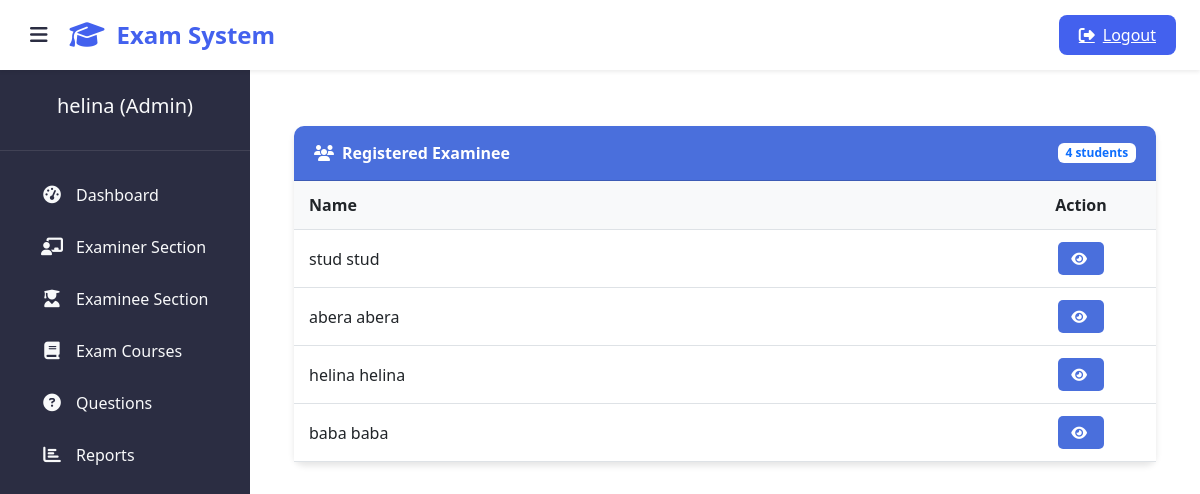
The app's page /admin-view-student-marks (signed in) with its own data.
### student/models.py (models this page shows, shortened)
class Student(models.Model):
    user=models.OneToOneField(User,on_delete=models.CASCADE)
    address = models.CharField(max_length=40)
    mobile = models.CharField(max_length=20,null=False)
    organization = models.CharField(max_length=200, null=False)
    course = models.ForeignKey(
        'exam.Course',
        on_delete=models.SET_NULL,
        null=True
    )
    @property
    def get_name(self):
        return self.user.first_name+" "+self.user.last_name

### exam/views.py (the view)
# urls.py: path('admin-view-student-marks', views.admin_view_student_marks_view,name='admin-view-student-marks'),
@login_required(login_url='adminlogin')
def admin_view_student_marks_view(request):
    students= SMODEL.Student.objects.all()
    return render(request,'exam/admin_view_student_marks.html',{'students':students})

### templates/exam/admin_view_student_marks.html (shortened to what this page needs)
{% extends 'exam/adminbase.html' %}
{% block content %}
{%load static%}
<head>
  <link href="https://cdn.jsdelivr.net/npm/bootstrap@5.3.0/dist/css/bootstrap.min.css" rel="stylesheet">
  <link rel="stylesheet" href="https://cdnjs.cloudflare.com/ajax/libs/font-awesome/6.4.0/css/all.min.css">
</head>
<div class="container py-4">
  <div class="card">
    <div class="card-header d-flex justify-content-between align-items-center">
      <span><i class="fas fa-users me-2"></i>Registered Examinee</span>
      <span class="badge bg-white text-primary">{{ students|length }} students</span>
    </div>
    <div class="card-body p-0">
      {% if students %}
      <div class="table-responsive">
        <table class="table table-hover">
          <thead>
            <tr>
              <th>Name</th>
              <th class="text-center">Action</th>
            </tr>
          </thead>
          <tbody>
            {% for t in students %}
            <tr>
              <td>{{ t.get_name }}</td>
              <td class="text-center action-cell">
                <a class="btn btn-view" href="{% url 'admin-view-marks' t.id %}">
                  <i class="fas fa-eye me-1"></i>
                </a>
              </td>
            </tr>
            {% endfor %}
          </tbody>
        </table>
      </div>
      {% else %}
      <div class="empty-state">
        <i class="fas fa-user-graduate"></i>
        <h5>No Students Registered</h5>
        <p>There are currently no students registered in the system.</p>
      </div>
      {% endif %}
    </div>
  </div>
</div>
{% endblock content %}

### templates/exam/adminbase.html (shortened to what this page needs)
<!DOCTYPE html>
{% load static %}
<html lang="en" dir="ltr">
<head>
  <link href="https://cdn.jsdelivr.net/npm/bootstrap@5.3.0/dist/css/bootstrap.min.css" rel="stylesheet">
  <link rel="stylesheet" href="https://cdnjs.cloudflare.com/ajax/libs/font-awesome/6.4.0/css/all.min.css">
</head>
<body>
  <header class="admin-header shadow-sm">
    <button class="sidebar-toggle" id="sidebarToggle">
      <i class="fas fa-bars"></i>
    </button>
    <div class="brand-logo">
      <i class="fas fa-graduation-cap"></i>
      <span>Exam System</span>
    </div>
    <div class="ms-auto">
      <a href="/logout" class="logout-btn">
        <i class="fas fa-sign-out-alt"></i>
        <span>Logout</span>
      </a>
    </div>
  </header>
  <aside class="admin-sidebar">
    <div class="sidebar-profile">
      <h5 class="profile-name">{{user.username}} (Admin) </h5>
    </div>
    <nav class="sidebar-menu">
      <a href="/admin-dashboard" class="menu-item active">
        <i class="fas fa-tachometer-alt"></i>
        <span>Dashboard</span>
      </a>
      <a href="/admin-teacher" class="menu-item">
        <i class="fas fa-chalkboard-teacher"></i>
        <span>Examiner Section</span>
      </a>
      <a href="/admin-student" class="menu-item">
        <i class="fas fa-user-graduate"></i>
        <span>Examinee Section</span>
      </a>
      <a href="/admin-course" class="menu-item">
        <i class="fas fa-book"></i>
        <span>Exam Courses</span>
      </a>
      <a href="/admin-question" class="menu-item">
        <i class="fas fa-question-circle"></i>
        <span>Questions</span>
      </a>
      <a href="/admin-report" class="menu-item">
        <i class="fas fa-chart-bar"></i>
        <span>Reports</span>
      </a>
    </nav>
  </aside>
  <main class="admin-content">
    {% block content %}
    {% endblock content %}
    {% include "exam/footer.html" %}
  </main>
</body>
</html>

### templates/exam/adminbase.html (style rules this page uses)
:root { --primary-color: #4361ee; --primary-hover: #3a56d4; --sidebar-color: #2b2d42; --sidebar-hover: #3a3d5d; --content-bg: #f8f9fa; --text-light: #f8f9fa; --text-dark: #2b2d42; --border-radius: 8px; --transition: all 0.3s ease; }
body { font-family: 'Segoe UI', system-ui, -apple-system, sans-serif; background-color: var(--content-bg); color: var(--text-dark); overflow-x: hidden; }
.admin-header { background: white; box-shadow: 0 2px 10px rgba(0,0,0,0.1); height: 70px; position: fixed; top: 0; right: 0; left: 0; z-index: 1030; display: flex; align-items: center; padding: 0 1.5rem; }
.brand-logo { font-weight: 700; font-size: 1.5rem; color: var(--primary-color); display: flex; align-items: center; gap: 0.75rem; }
.brand-logo i { font-size: 1.75rem; }
.admin-sidebar { width: 250px; height: 100vh; position: fixed; top: 70px; left: 0; background: var(--sidebar-color); color: var(--text-light); transition: var(--transition); z-index: 1020; overflow-y: auto; }
.sidebar-profile { text-align: center; padding: 1.5rem 1rem; border-bottom: 1px solid rgba(255,255,255,0.1); }
.sidebar-menu { padding: 1rem 0; }
.menu-item { display: flex; align-items: center; padding: 0.75rem 1.5rem; color: var(--text-light); text-decoration: none; transition: var(--transition); margin: 0.25rem 1rem; border-radius: var(--border-radius); }
.menu-item i { width: 24px; text-align: center; margin-right: 0.75rem; font-size: 1.1rem; }
.admin-content { margin-left: 250px; margin-top: 70px; padding: 2rem; min-height: calc(100vh - 70px); transition: var(--transition); }
.logout-btn { background: var(--primary-color); color: white; border: none; padding: 0.5rem 1.25rem; border-radius: var(--border-radius); font-weight: 500; transition: var(--transition); display: flex; align-items: center; gap: 0.5rem; }
.sidebar-toggle { background: none; border: none; color: var(--text-dark); font-size: 1.25rem; cursor: pointer; margin-right: 1rem; }

### templates/exam/admin_view_student_marks.html (style rules this page uses)
.card { border-radius: 10px; box-shadow: 0 4px 6px rgba(0, 0, 0, 0.1); margin-bottom: 30px; border: none; }
.card-header { background-color: #4a6fdc; color: white; border-radius: 10px 10px 0 0 !important; padding: 15px 20px; font-weight: 600; }
.table { margin-bottom: 0; }
.table th { background-color: #f8f9fa; font-weight: 600; border-top: none; }
.table td, .table th { vertical-align: middle; padding: 12px 15px; }
.btn-view { background-color: #4a6fdc; color: white; border-radius: 5px; padding: 5px 12px; font-size: 14px; transition: all 0.3s; }
.action-cell { width: 150px; }

### records on screen
Student: get_name "stud stud"
Student: get_name "abera abera"
Student: get_name "helina helina"
Student: get_name "baba baba"

### other values on screen
{{ user.username }} "helina"
{{ students|length }} "4"
